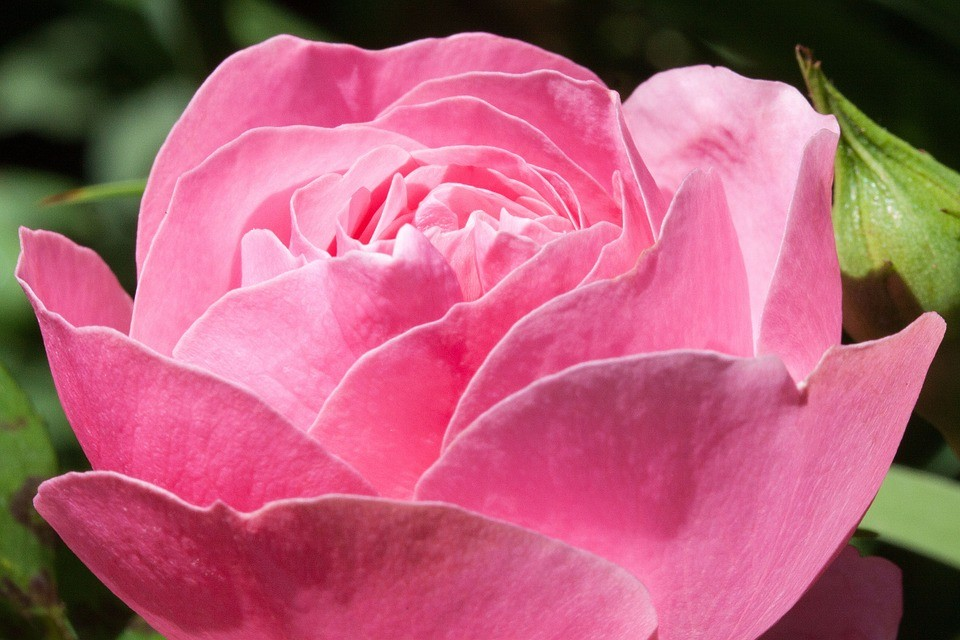
#> input picture Bilder/sample1.jpg, 960 x 640 px
$ python -i labor2.py   (imports and definitions only)
#> lines starting #> are read from the running program, lines starting #| are printed output that depends on the picture
#> further down, picture is the input picture: shape (640, 960, 3); mean B, G, R 117, 95, 177.6
import cv2 #Importieren OpenCV
import numpy as np #Importieren Numpy
from matplotlib import pyplot as plt

# [1 line not run here, left out]


def global_kontrastspeizung(image):

    #bestimme die maximale Dehnung des vorhandenen Bildes
    maxpos = np.max(image.copy())
    minpos = np.min(image.copy())


    f = (255/(maxpos-minpos))

    #berechne nach Formel aus Vorlesung
    img  = np.uint8(((image - minpos) * (f)))

    return img


def kanal_kontrastspeizung(image):

    #teile das Bild in Schwarz weiß fotos der einzelnen Kanäle
    b,g,r =cv2.split(image)

    #merge und führe Globale spreizung für jedes Foto durch
    result = cv2.merge([global_kontrastspeizung(b),global_kontrastspeizung(g),global_kontrastspeizung(r)])

    return result

def pseudokolorierung(image):


    b = np.uint8(np.sin((2*np.pi/255)*image)*255)
    g = np.uint8(np.cos((2*np.pi/255)*image)* -1 *255)
    r = np.uint8(np.sin((2*np.pi/255)*image)* -1 *255)

    newimage = cv2.merge([b,g,r])

    return newimage

def whitebalance(image):

    gray = cv2.cvtColor(image,cv2.COLOR_BGR2GRAY)
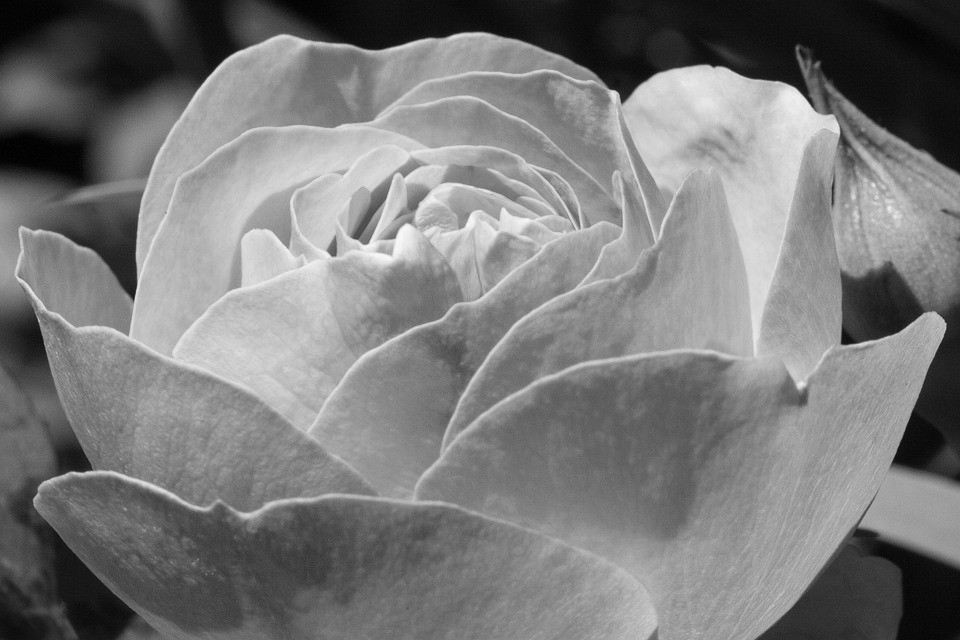
#> gray: shape (640, 960); min 0, max 251, mean 122.2

    result = cv2.minMaxLoc(gray)
#> result = (0, 251, (24, 143), (399, 238))

    print(result[3][0])
#| 399

    b,g,r = cv2.split(image)
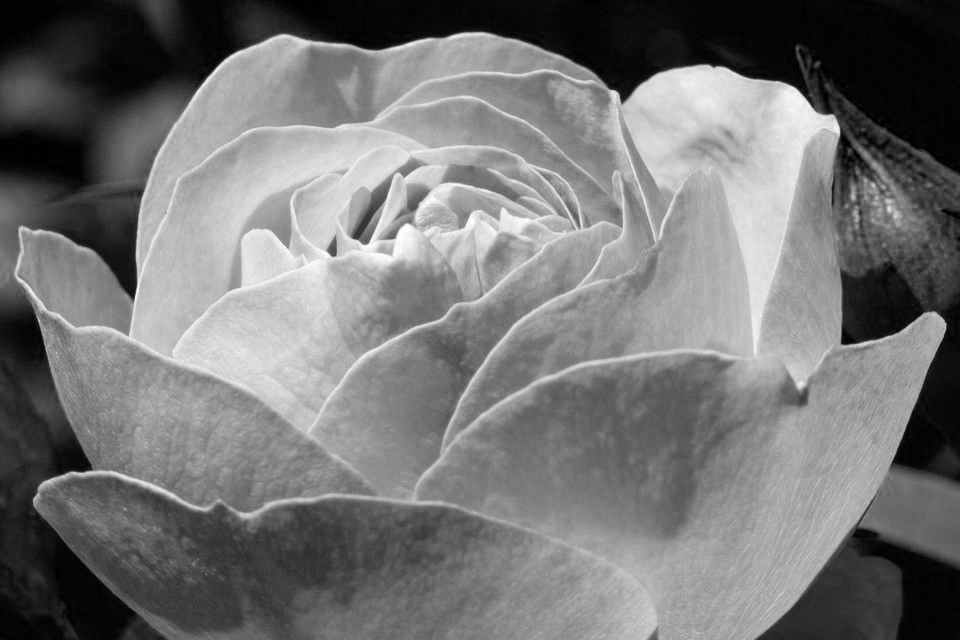
#> b: shape (640, 960); min 0, max 255, mean 117
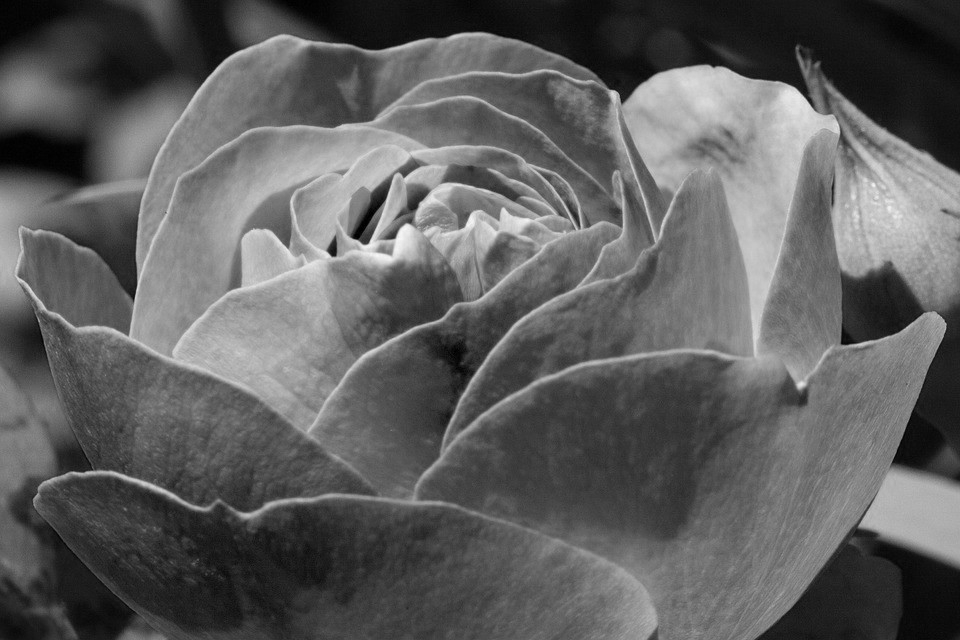
#> g: shape (640, 960); min 0, max 249, mean 95
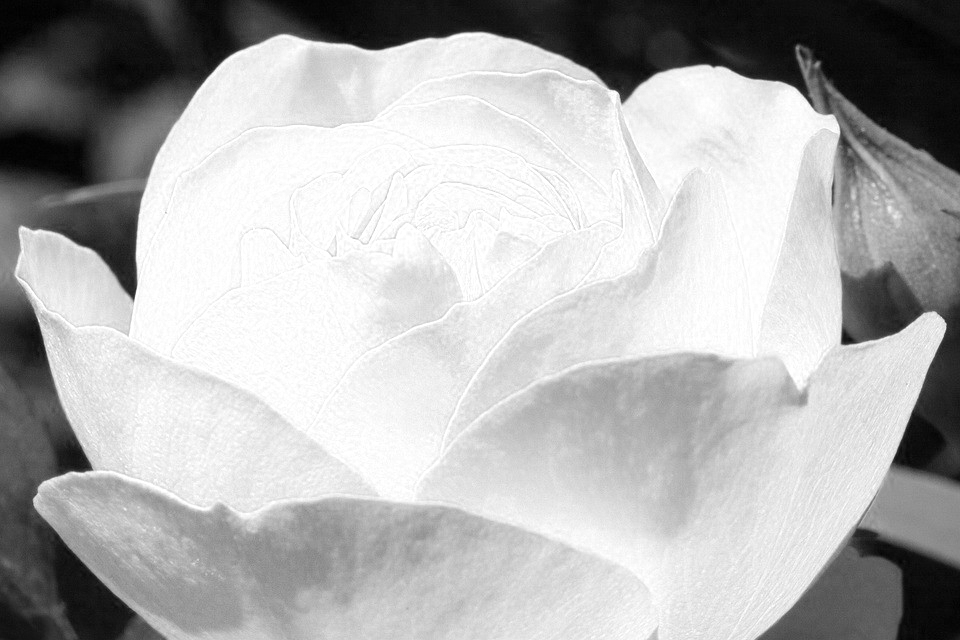
#> r: shape (640, 960); min 0, max 255, mean 177.6

    b = b * (255/image[result[3][0]][result[3][1]])[0]
    g = g * (255/image[result[3][0]][result[3][1]])[0]
    r = r * (255/image[result[3][0]][result[3][1]])[0]

    newimage = cv2.merge(np.uint8([b,g,r]))
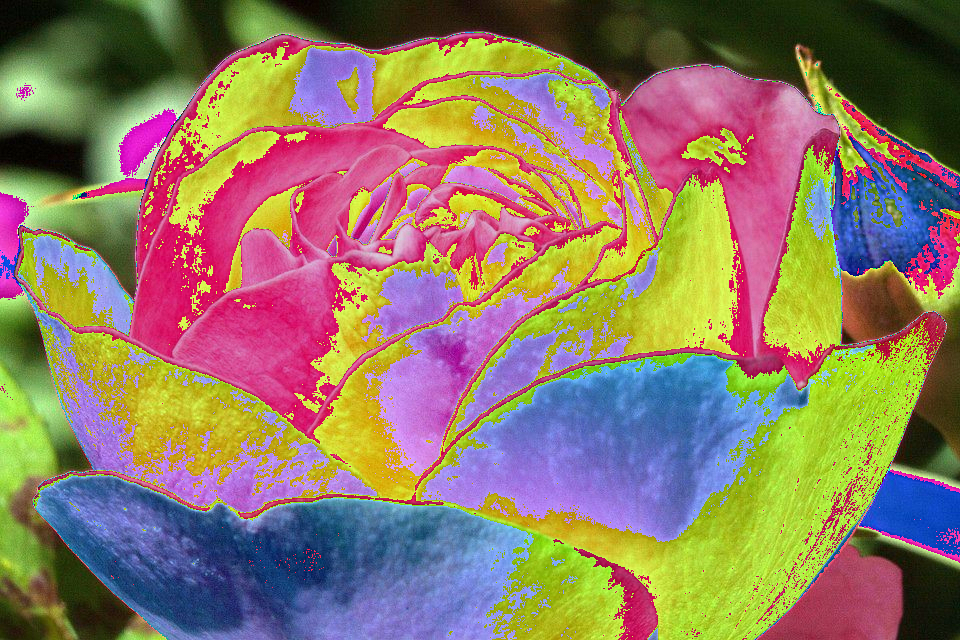
#> newimage: shape (640, 960, 3); mean B, G, R 100.7, 121.1, 142.6

    return newimage


#Utilities
def show_image(text, image):
    cv2.imshow(text, image)
    cv2.waitKey(0)
    cv2.destroyAllWindows()


#äshow_image("test",whitebalance(image))

>>> import cv2
>>> picture = cv2.imread('../../Bilder/sample1.jpg')
>>> result = whitebalance(picture)
